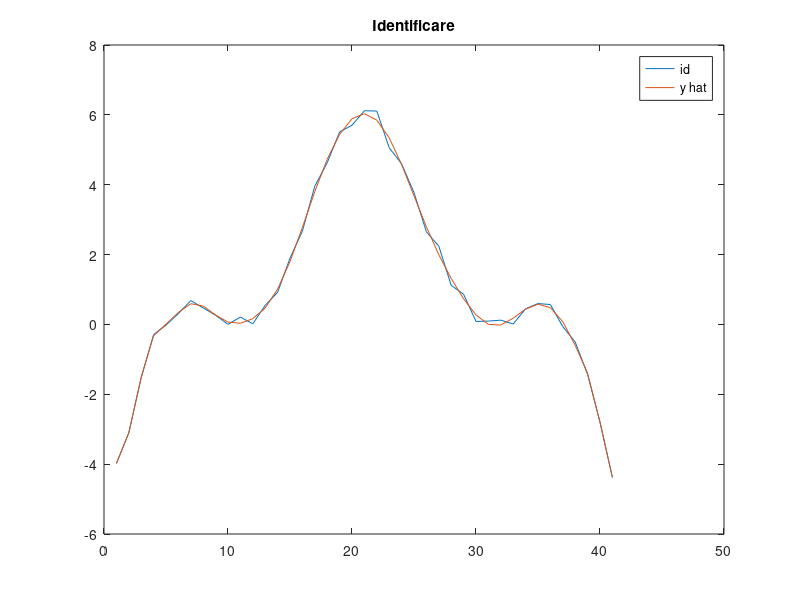
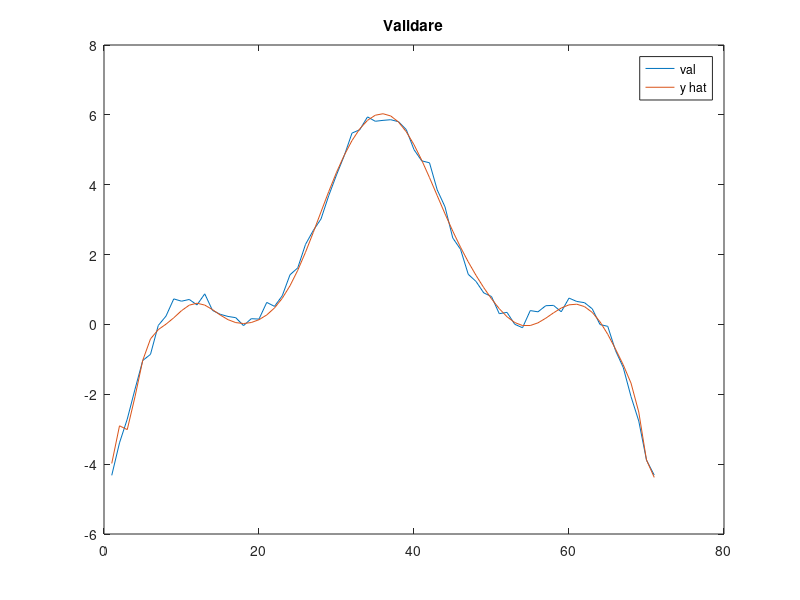
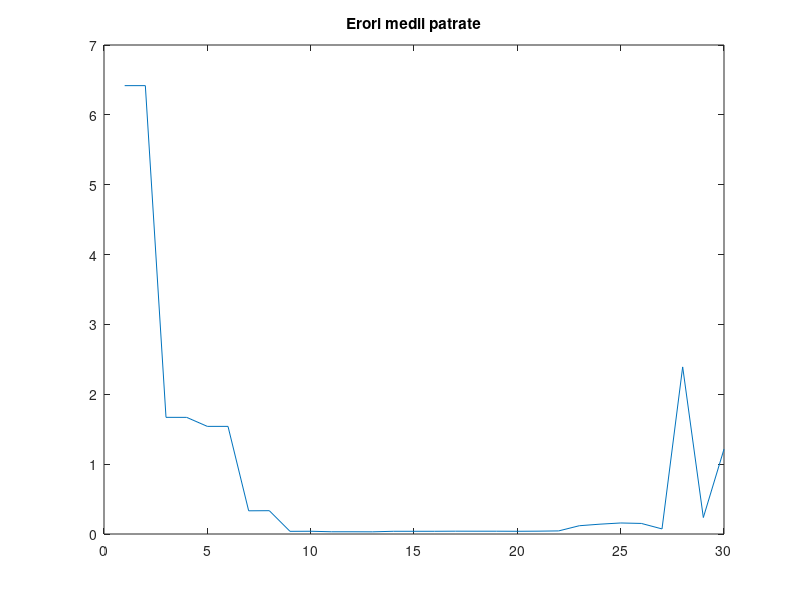

Here is the MATLAB script that generated these plots, in order:
%% lab2 is
clear;clc;
close all;
load('lab2_07.mat');


n=22;
N=length(id.X);

y=id.Y;
X=id.X;
phi=zeros(N,n);

for i = 1:N
    phi(i,1)=1;
    phi(i,2)=X(i);
   for j = 3:n
      phi(i,j)=phi(i,2)^(j-1); 
      %phi(i,j)=X(i)^(j-1); j=1:n
    end
end
%theta=phi.^(-1)*y';
theta=phi\y';
y_hat_id=phi*theta;

plot(y);
hold on
plot(y_hat_id);
title('Identificare'),legend('id','y hat');

%e_id=y-y_hat_id;
%emp_id=sum(e_id.^2)/n;

%% validare
Nval=length(val.Y);
Yval=val.Y;
X=val.X;
phi_val=zeros(Nval,n);

for i = 1:Nval
    phi_val(i,1)=1;
    phi_val(i,2)=X(i);
   for j = 3:n
      phi_val(i,j)=phi_val(i,2)^(j-1);
    end
end
%theta_val=phi_val\Yval';
theta_val=theta;
y_hat_val=phi_val*theta_val;

figure
plot(val.Y);
hold on
plot(y_hat_val);
title('Validare'),legend('val','y hat');

%% eroarea
lung=30;
N=length(id.X);
Nval=length(val.Y);
X=id.X;
y=id.Y;
Xval=val.X;
Yval=val.Y;
emp=zeros(lung,1);
for k=1:lung
    %calculez phi pt fiecare N
    phi=zeros(N,k);
    for i = 1:N
        phi(i,1)=1;
        phi(i,2)=X(i);
       for j = 3:k
          phi(i,j)=phi(i,2)^(j-1);
       end
    end
    %calculez eroarea
    theta=phi\y';

    phi_val=zeros(Nval,k);
    
    for i = 1:Nval
        phi_val(i,1)=1;
        phi_val(i,2)=Xval(i);
       for j = 3:k
          phi_val(i,j)=phi_val(i,2)^(j-1);
        end
    end
    
    y_hat=phi_val*theta;
     e_id=Yval-y_hat';
     a=length(e_id);
     emp(k)=1/a*sum(e_id.^2);
end


figure;
plot(emp),title('Erori medii patrate');
[minim,index_minim]=min(emp);
fprintf('Eroarea minima ( %f ) este la polinomul cu gradul:  %d \n',minim,index_minim);








